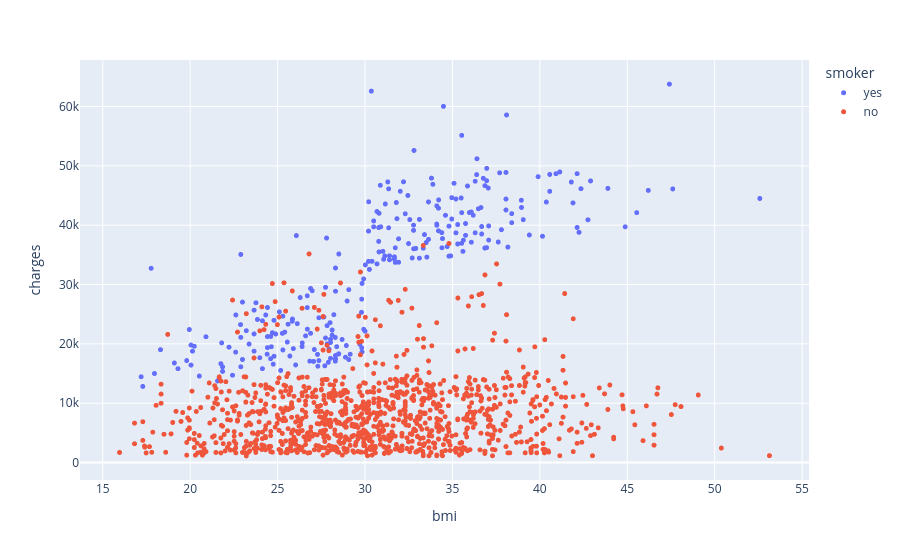

The notebook cell saved with this chart:
### Code cell
fig = px.scatter(medical_df, x="bmi", y="charges",color="smoker")
fig.update_traces(marker_size=5)
fig.show()

### Figure 1 — Plotly figure (JSON) as saved in the notebook; plotly's stock layout.template omitted (floating-point values rounded to 4 significant figures; data arrays with more than 128 entries replaced by an {"elided": "..."} marker saying what was removed)
{"data": [{"hovertemplate": "smoker=yes<br>bmi=%{x}<br>charges=%{y}<extra></extra>", "legendgroup": "yes", "marker": {"color": "#636efa", "size": 5, "symbol": "circle"}, "mode": "markers", "name": "yes", "showlegend": true, "type": "scattergl", "x": {"elided": "274 float values"}, "xaxis": "x", "y": {"elided": "274 float values"}, "yaxis": "y"}, {"hovertemplate": "smoker=no<br>bmi=%{x}<br>charges=%{y}<extra></extra>", "legendgroup": "no", "marker": {"color": "#EF553B", "size": 5, "symbol": "circle"}, "mode": "markers", "name": "no", "showlegend": true, "type": "scattergl", "x": {"elided": "1064 float values"}, "xaxis": "x", "y": {"elided": "1064 float values"}, "yaxis": "y"}], "layout": {"legend": {"title": {"text": "smoker"}, "tracegroupgap": 0}, "margin": {"t": 60}, "xaxis": {"anchor": "y", "domain": [0, 1], "title": {"text": "bmi"}}, "yaxis": {"anchor": "x", "domain": [0, 1], "title": {"text": "charges"}}}}
